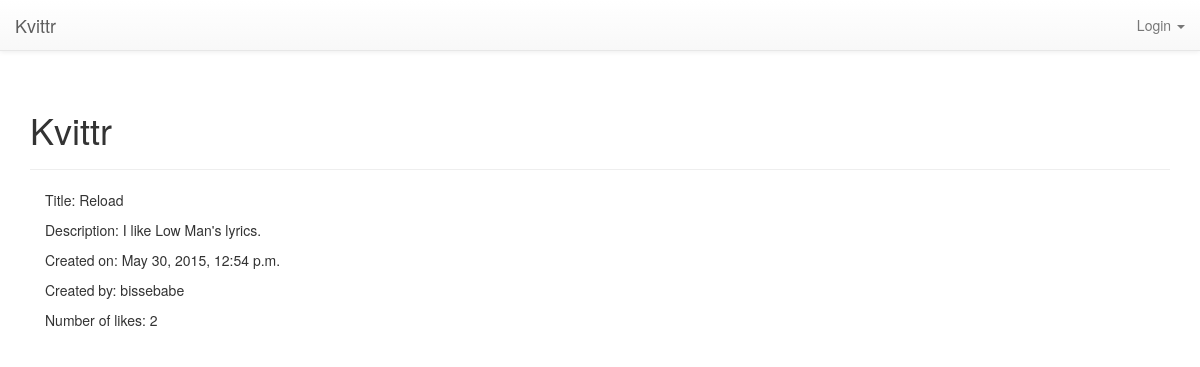
/notes/detailnote/?id=22, run on the app's committed database.
### notes/models.py (models this page shows, shortened)
class Note(models.Model):
	label = models.CharField(max_length = 30)
	body = models.TextField()
	timestamp = models.DateTimeField(auto_now_add=True)
	tags = models.ManyToManyField('Tag', related_name='notes')
	author = models.ForeignKey(User)
	num_likes = models.PositiveIntegerField(default=0)

### notes/views.py (the view)
def detail_note(request):
	id = request.GET.get('id', None)
	if id is not None:
		note = get_object_or_404(Note, id=id)
	else:
		note = None
	context={
		'note': note
		}
	return render(request,'notes/detailnote.html', context)

### templates/notes/detailnote.html (shortened to what this page needs)
{% extends 'base.html'%}
{% block pagecontent %}
<div class="row">
	<div class="container">
		<div class="col-sm-12">
			<p>Title: {{ note.label }}</p>
			<p>Description: {{ note.body }}</p>
			<p>Created on: {{note.timestamp}}</p>
			<p>Created by: {{note.author}} </p>
			<p>Number of likes: {{ note.num_likes }}</p>
		</div>
	</div>
</div>
{% endblock pagecontent %}

### static/kvittr/style.css (style rules this page uses)
body { padding-top: 70px; }

### data on the page
Note: label "Reload", body "I like Low Man's lyrics.", timestamp "May 30, 2015, 12:54 p.m.", author "bissebabe", num_likes "2"
